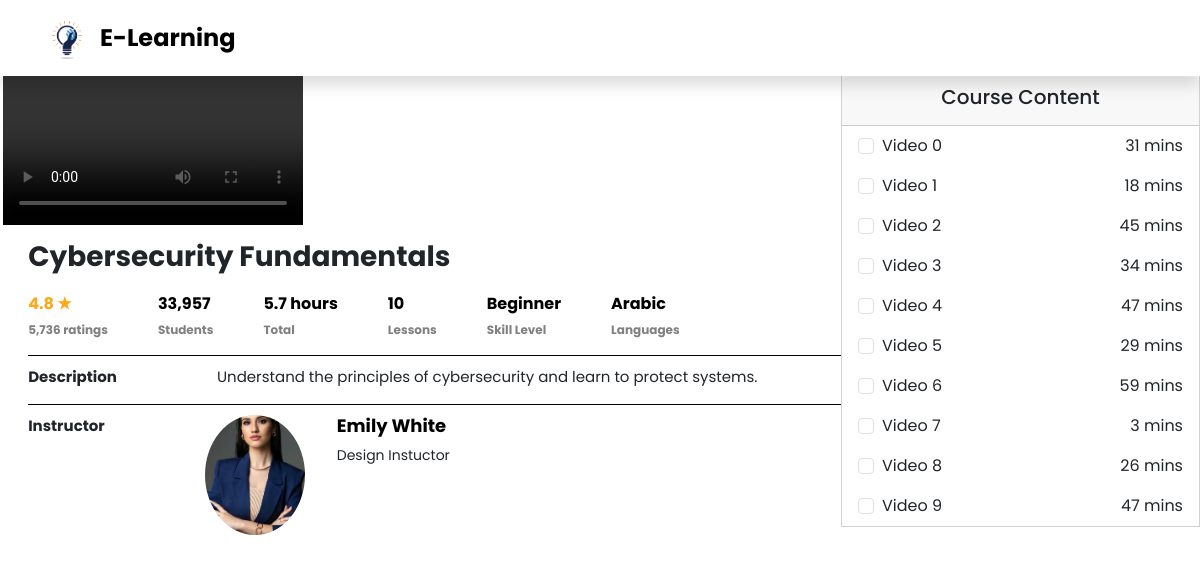
/bootstrap/course_content/course_page.php?c_id=106 (signed in), run on the app's committed database.
### tables this page shows
CREATE TABLE IF NOT EXISTS `course` (
  `c_name` varchar(100) NOT NULL COMMENT 'Course Name',
  `c_id` int NOT NULL AUTO_INCREMENT COMMENT 'Course ID, Primary key that auto-increments',
  `c_desc` text NOT NULL COMMENT 'Description for course',
  `c_price` varchar(10) NOT NULL COMMENT 'Price of a course',
  `c_no_of_lessons` int NOT NULL COMMENT 'Number of lessons in a course',
  `c_image` varchar(100) NOT NULL COMMENT 'Path to course image',
  `i_id` int NOT NULL DEFAULT '1' COMMENT 'Instructor ID, foreign key from instructor table',
  `c_level` varchar(15) NOT NULL DEFAULT 'Beginner',
  PRIMARY KEY (`c_id`),
  KEY `fk_i_id` (`i_id`)
);

CREATE TABLE IF NOT EXISTS `instructor` (
  `i_name` varchar(50) NOT NULL COMMENT 'Instructor''s name',
  `i_id` int NOT NULL AUTO_INCREMENT COMMENT 'Instructor''s ID, Primary key, auto-incremented',
  `i_phone` varchar(13) NOT NULL COMMENT 'Instructor''s phone number',
  `i_email` varchar(40) NOT NULL COMMENT 'Instructor''s email address',
  `i_image` varchar(30) NOT NULL COMMENT 'Instructor''s Image Path',
  `i_bio` varchar(40) NOT NULL COMMENT 'Instructor''s Bio',
  `i_job_desc` varchar(1000) NOT NULL,
  PRIMARY KEY (`i_id`)
);

### bootstrap/course_content/course_page.php (the view, shortened to what this page needs)
<?php
$conn = mysqli_connect("localhost", "root", "", "e_learning");
isset($_GET['c_id']) ? $c_id = $_GET['c_id'] : $c_id = 101;
$sql = "SELECT
            c.c_name,
            c.c_desc,
            c.i_id,
            c.c_no_of_lessons,
            c.c_level,
            i.i_name,
            i.i_image,
            i.i_bio
        FROM
            course c
        JOIN
            instructor i
        ON
            c.i_id = i.i_id
        WHERE
            c.c_id = '$c_id';";
$query = mysqli_query($conn, $sql);
$result = mysqli_fetch_assoc($query);
$c_name = $result['c_name'];
$c_desc = $result['c_desc'];
$c_no_of_lessons = $result['c_no_of_lessons'];
$c_level = $result['c_level'];
$i_id = $result['i_id'];
$i_name = $result['i_name'];
$i_image = $result['i_image'];
$i_bio = $result['i_bio'];
$total_time = 0;
$time = array();
for ($i = 1; $i <= $c_no_of_lessons; $i++) {
    $x = rand(2, 59);
    $total_time += $x;
    $time[] = $x;
}
?>
<!DOCTYPE html>
<html lang="en">
<head>
    <link rel="stylesheet" href="../bootstrap/css/bootstrap.min.css">
    <link rel="stylesheet" href="course_page.css">
</head>
<body>
    <header>
        <nav class="navbar navbar-expand-lg navbar-dark bg-primary shadow">
            <div class="container">
                <a class="navbar-brand d-flex align-items-center logo" href="../home/home.php">
                    <img src="../home/images/logo1.png" alt="Logo" width="50" height="50" class="me-2">
                    <span>E-Learning</span>
                </a>
            </div>
        </nav>
    </header>
    <section>
        <div class="course">
            <div class="course-main" style="width: 70%">
                <div class="course-video">
                    <video controls>
                        <source src="videos/video1.mp4" type="video/mp4">
                    </video>
                </div>
                <div class="course-card">
                    <h1><?php echo $c_name; ?></h1>
                    <div class="course-statics" style="display: flex;">
                        <div>
                            <h2 style="color: #ff9d00e8;">4.8 ★</h2>
                            <p>5,736 ratings</p>
                        </div>
                        <div>
                            <h2>33,957</h2>
                            <p>Students </p>
                        </div>
                        <div>
                            <h2><?php echo round(($total_time / 60), 1) . " hours" ?></h2>
                            <p>Total</p>
                        </div>
                        <div>
                            <h2><?php echo $c_no_of_lessons; ?></h2>
                            <p>Lessons</p>
                        </div>
                        <div>
                            <h2><?php echo $c_level; ?></h2>
                            <p>Skill Level</p>
                        </div>
                        <div>
                            <h2>Arabic</h2>
                            <p>Languages</p>
                        </div>
                    </div>
                    <div class="course-desc">
                        <b>Description</b>
                        <div>
                            <p><?php echo $c_desc; ?></p>
                        </div>
                    </div>
                    <div class="course-inst">
                        <b>Instructor</b>
                        <div>
                            <div style="display: flex;">
                                <img src="<?php echo '../home/' . $i_image; ?>" alt="" class="img-fluid rounded-circle"
                                    style="width: 100px; height: 120px; object-fit: cover;">
                                <ul>
                                    <h4 style="font-size: 18px; font-weight: bold; ">
                                        <a
                                            href="../instructor/instructor.php?i_id=<?php echo $i_id; ?>"><?php echo $i_name; ?></a>
                                    </h4>
                                    <p style="font-size: 14px;">
                                        <?php echo $i_bio . " Instuctor"; ?>
                                    </p>
                                </ul>
                            </div>
                        </div>
                    </div>
                </div>
            </div>
            <div class="container" style="width:30%; padding: 0px;">
                <div class="card" style=" border-radius: 0px; padding-top: 1px;">
                    <div class="card-header text-center">
                        <h5>Course Content</h5>
                    </div>
                    <?php
                    for ($i = 0; $i < $c_no_of_lessons; $i++) {
                        echo '<div id="section1Content" class="accordion-collapse collapse show" aria-labelledby="section1Heading" data-bs-parent="#courseAccordion">' .
                            '<div class="accordion-body">' .
                            '<ul class="list-group" style="border-radius: 0px;">' .
                            '<li class="list-group-item d-flex justify-content-between align-items-center clickable-item" data-action="#"> ' .
                            '<div>' .
                            '<input type="checkbox" class="form-check-input me-2" >' .
                            'Video ' . "$i" .
                            '</div>' .
                            '<span>' . $time[$i] . ' mins' . '</span>' .
                            '</li>
                                        </ul>
                                    </div>
                                </div>';
                    }
                    ?>
                </div>
            </div>
        </div>
    </section>
</body>
</html>

### data on the page
course: c_name "Cybersecurity Fundamentals", c_no_of_lessons "10", c_level "Beginner", c_desc "Understand the principles of cybersecurity and learn to protect systems.", i.i_image (picture), i.i_name "Emily White", i.i_bio "Design"

### other printed values
$total_time / 60 "5.7"
$time[$i] "31"
$time[$i] "18"
$time[$i] "45"
$time[$i] "34"
$time[$i] "47"
$time[$i] "29"
$time[$i] "59"
$time[$i] "3"
$time[$i] "26"
